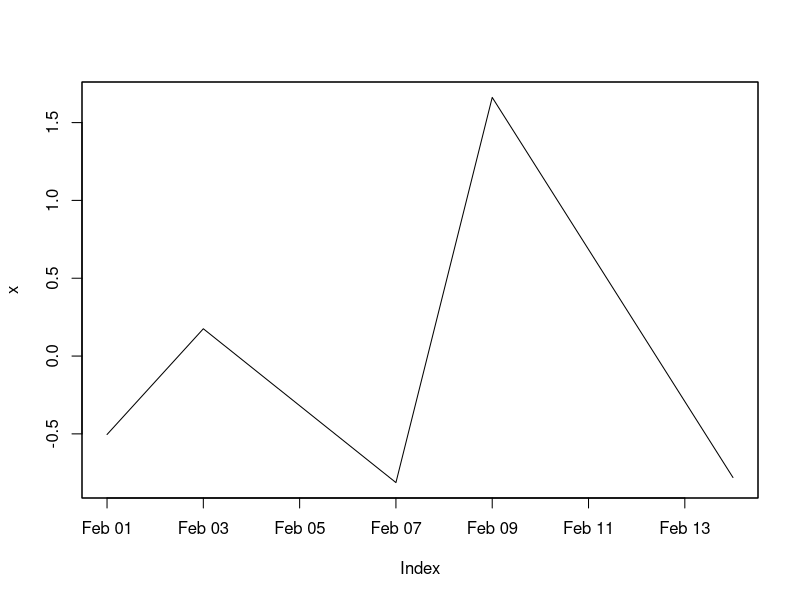
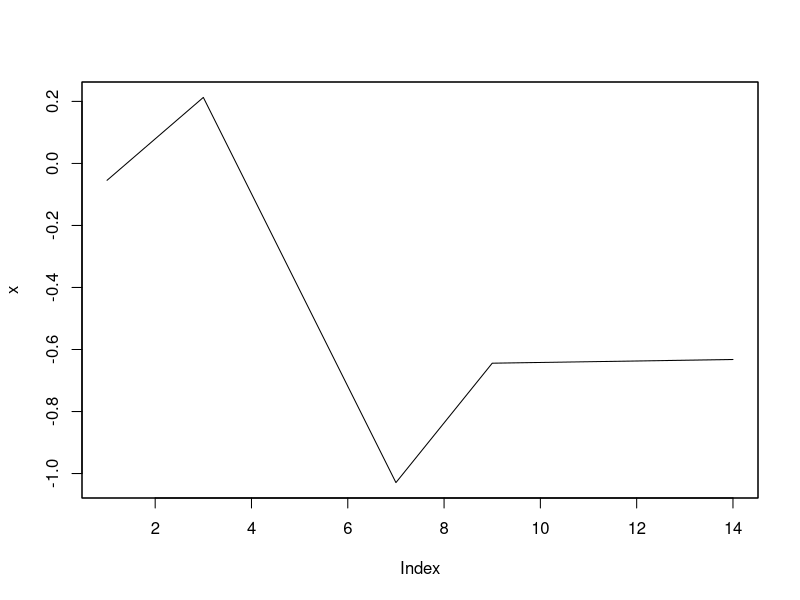
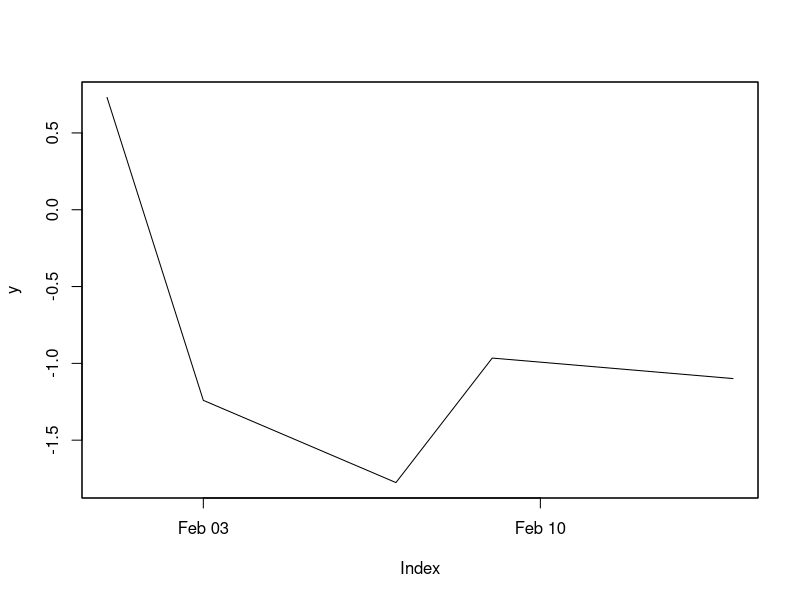
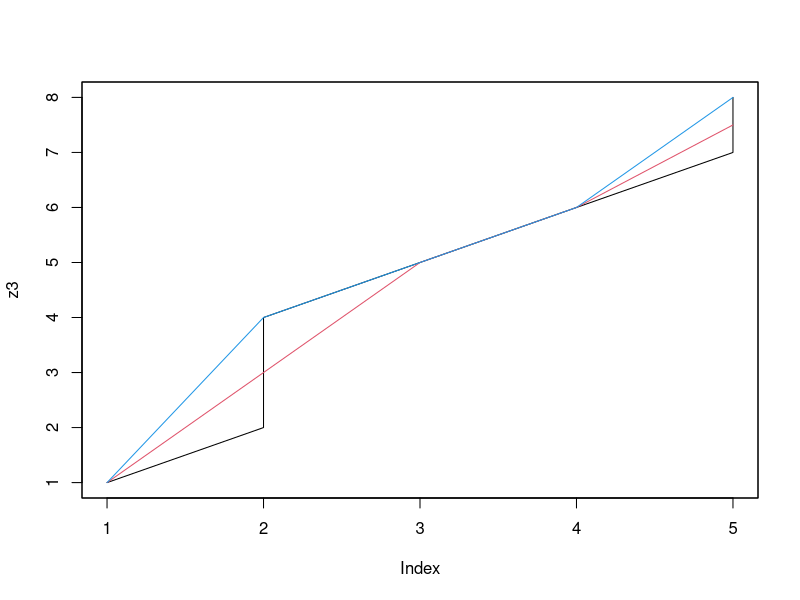

These charts were generated, in order, by the following R code:
library(zoo)


### Name: zoo
### Title: Z's Ordered Observations
### Aliases: zoo with.zoo range.zoo print.zoo as.zoo.factor summary.zoo
###   str.zoo is.zoo [.zoo [<-.zoo $.zoo $<-.zoo subset.zoo head.zoo
###   tail.zoo Ops.zoo t.zoo cumsum.zoo cumprod.zoo cummin.zoo cummax.zoo
###   mean.zoo median.zoo na.contiguous na.contiguous.data.frame
###   na.contiguous.list na.contiguous.default na.contiguous.zoo scale.zoo
###   xtfrm.zoo names.zoo names<-.zoo quantile.zoo rev.zoo transform.zoo
###   ifelse.zoo dim<-.zoo index2char index2char.default index2char.numeric
###   head.ts tail.ts
### Keywords: ts

### ** Examples

## simple creation and plotting
x.Date <- as.Date("2003-02-01") + c(1, 3, 7, 9, 14) - 1
x <- zoo(rnorm(5), x.Date)
plot(x)
time(x)

## subsetting with numeric indexes
x[c(2, 4)]
## subsetting with index class
x[as.Date("2003-02-01") + c(2, 8)]

## different classes of indexes/times can be used, e.g. numeric vector
x <- zoo(rnorm(5), c(1, 3, 7, 9, 14))
## subsetting with numeric indexes then uses observation numbers
x[c(2, 4)]
## subsetting with index class can be enforced by I()
x[I(c(3, 9))]

## visualization
plot(x)
## or POSIXct
y.POSIXct <- ISOdatetime(2003, 02, c(1, 3, 7, 9, 14), 0, 0, 0)
y <- zoo(rnorm(5), y.POSIXct)
plot(y)

## create a constant series
z <- zoo(1, seq(4)[-2])

## create a 0-dimensional zoo series
z0 <- zoo(, 1:4)

## create a 2-dimensional zoo series
z2 <- zoo(matrix(1:12, 4, 3), as.Date("2003-01-01") + 0:3)

## create a factor zoo object
fz <- zoo(gl(2,5), as.Date("2004-01-01") + 0:9)

## create a zoo series with 0 columns
z20 <- zoo(matrix(nrow = 4, ncol = 0), 1:4)

## arithmetic on zoo objects intersects them first
x1 <- zoo(1:5, 1:5)
x2 <- zoo(2:6, 2:6)
10 * x1 + x2

## $ extractor for multivariate zoo series with column names
z <- zoo(cbind(foo = rnorm(5), bar = rnorm(5)))
z$foo
z$xyz <- zoo(rnorm(3), 2:4)
z

## add comments to a zoo object
comment(x1) <- c("This is a very simple example of a zoo object.",
  "It can be recreated using this R code: example(zoo)")
## comments are not output by default but are still there
x1
comment(x1)

# ifelse does not work with zoo but this works
# to create a zoo object which equals x1 at
# time i if x1[i] > x1[i-1] and 0 otherwise
(diff(x1) > 0) * x1

## zoo series with duplicated indexes
z3 <- zoo(1:8, c(1, 2, 2, 2, 3, 4, 5, 5))
plot(z3)
## remove duplicated indexes by averaging
lines(aggregate(z3, index(z3), mean), col = 2)
## or by using the last observation
lines(aggregate(z3, index(z3), tail, 1), col = 4)

## x1[x1 > 3] is not officially supported since
## x1 > 3 is of class "zoo", not "logical".
## Use one of these instead:
x1[which(x1 > 3)]
x1[coredata(x1 > 3)]
x1[as.logical(x1 > 3)]
subset(x1, x1 > 3)

## any class supporting the methods discussed can be used
## as an index class. Here are examples using complex numbers
## and letters as the time class.

z4 <- zoo(11:15, complex(real = c(1, 3, 4, 5, 6), imag = c(0, 1, 0, 0, 1)))
merge(z4, lag(z4))

z5 <- zoo(11:15, letters[1:5])
merge(z5, lag(z5))

# index values relative to 2001Q1
zz <- zooreg(cbind(a = 1:10, b = 11:20), start = as.yearqtr(2000), freq = 4)
zz[] <- mapply("/", as.data.frame(zz), coredata(zz[as.yearqtr("2001Q1")]))


## even though time index must be unique zoo (and read.zoo)
## will both allow creation of such illegal objects with
## a warning (rather than ana error) to give the user a 
## chance to fix them up.  Extracting and replacing times
## and aggregate.zoo will still work.
## Not run: 
##D # this gives a warning
##D # and then creates an illegal zoo object
##D z6 <- zoo(11:15, c(1, 1, 2, 2, 5))
##D z6
##D 
##D # fix it up by averaging duplicates
##D aggregate(z6, identity, mean)
##D 
##D # or, fix it up by taking last in each set of duplicates
##D aggregate(z6, identity, tail, 1)
##D 
##D # fix it up via interpolation of duplicate times
##D time(z6) <- na.approx(ifelse(duplicated(time(z6)), NA, time(z6)), na.rm = FALSE)
##D # if there is a run of equal times at end they
##D # wind up as NAs and we cannot have NA times
##D z6 <- z6[!is.na(time(z6))]
##D z6
##D 
##D x1. <- x1 <- zoo (matrix (1:12, nrow = 3), as.Date("2008-08-01") + 0:2)
##D colnames (x1) <- c ("A", "B", "C", "D")
##D x2 <- zoo (matrix (1:12, nrow = 3), as.Date("2008-08-01") + 1:3)
##D colnames (x2) <- c ("B", "C", "D", "E")
##D 
##D both.dates = as.Date (intersect (index (t1), index (t2)))
##D both.cols = intersect (colnames (t1), colnames (t2))
##D 
##D x1[both.dates, both.cols]
##D ## there is "[.zoo" but no "[<-.zoo" however four of the following
##D ## five examples work
##D 
##D ## wrong
##D ## x1[both.dates, both.cols] <- x2[both.dates, both.cols]
##D 
##D # 4 correct alternatives
##D # #1
##D window(x1, both.dates)[, both.cols] <- x2[both.dates, both.cols]
##D 
##D # #2. restore x1 and show a different way
##D x1 <- x1.
##D window(x1, both.dates)[, both.cols] <- window(x2, both.dates)[, both.cols]
##D 
##D # #3. restore x1 and show a different way
##D x1 <- x1.
##D x1[time(x1) ##D 
##D 
##D # #4. restore x1 and show a different way
##D x1 <- x1.
##D x1[time(x1) ##D 
##D 
## End(Not run)
